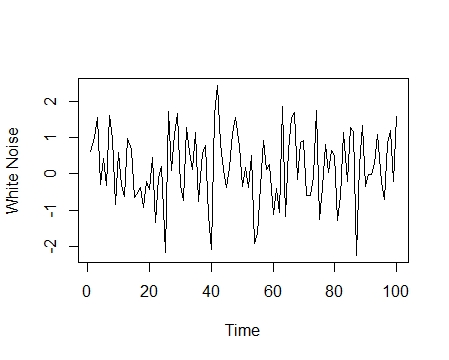

Generate this figure with R:
x = rnorm(100, 0, 1)
white_noise = ts(x)
plot(white_noise, ylab = 'White Noise')
